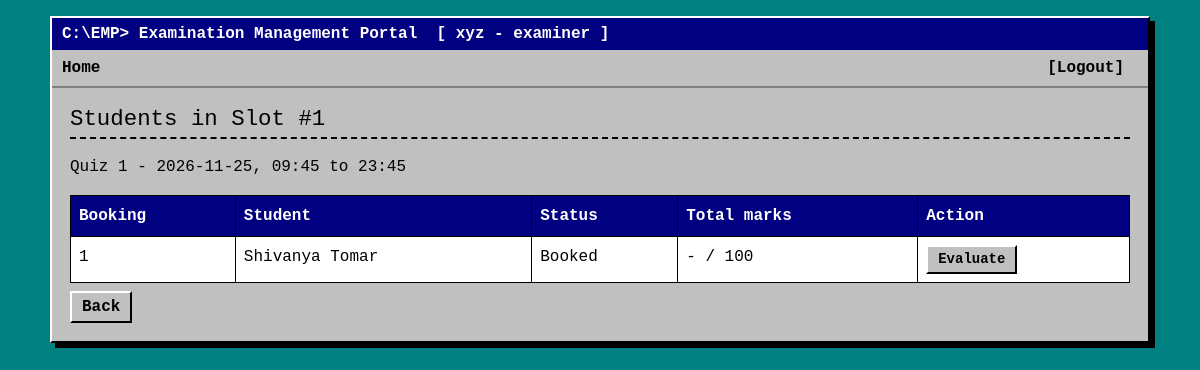
The page /examiner/slot/1 (signed in) on the database its author committed.
### models.py (models this page shows, shortened)
class Slot(db.Model):
    id = db.Column(db.Integer, primary_key=True)
    exam_id = db.Column(db.Integer, db.ForeignKey("exam.id"), nullable=False)
    examiner_id = db.Column(db.Integer, db.ForeignKey("user.id"), nullable=False)
    slot_date = db.Column(db.Date, nullable=False)
    start_time = db.Column(db.String(5), nullable=False)      # hour:min
    end_time = db.Column(db.String(5), nullable=False)
    capacity = db.Column(db.Integer, nullable=False)
    status = db.Column(db.String(20), default="Available")
    exam = db.relationship("Exam", backref="slots")
    examiner = db.relationship("User")

class Exam(db.Model):
    id = db.Column(db.Integer, primary_key=True)
    course_id = db.Column(db.Integer, db.ForeignKey("course.id"), nullable=False)
    examiner_id = db.Column(db.Integer, db.ForeignKey("user.id"))
    name = db.Column(db.String(100), nullable=False)
    exam_type = db.Column(db.String(30), nullable=False)
    duration = db.Column(db.Integer, nullable=False)
    max_marks = db.Column(db.Integer, nullable=False)
    slot_start = db.Column(db.Date, nullable=False)
    slot_end = db.Column(db.Date, nullable=False)
    book_start = db.Column(db.Date, nullable=False)
    book_end = db.Column(db.Date, nullable=False)
    status = db.Column(db.String(20), default="Draft")
    course = db.relationship("Course", backref="exams")
    examiner = db.relationship("User")

class Booking(db.Model):
    id = db.Column(db.Integer, primary_key=True)
    student_id = db.Column(db.Integer, db.ForeignKey("user.id"), nullable=False)
    slot_id = db.Column(db.Integer, db.ForeignKey("slot.id"), nullable=False)
    exam_id = db.Column(db.Integer, db.ForeignKey("exam.id"), nullable=False)
    booking_date = db.Column(db.Date, default=date.today)
    status = db.Column(db.String(20), default="Booked")       # Booked / Cancelled / Completed
    total = db.Column(db.Float)
    remarks = db.Column(db.String(500))
    student = db.relationship("User")
    slot = db.relationship("Slot", backref="bookings")
    exam = db.relationship("Exam")

class User(db.Model):
    id = db.Column(db.Integer, primary_key=True)
    email = db.Column(db.String(100), unique=True, nullable=False)
    password = db.Column(db.String(200), nullable=False)
    name = db.Column(db.String(100), nullable=False)
    phone = db.Column(db.String(20))
    department = db.Column(db.String(100))
    role = db.Column(db.String(20), nullable=False)
    status = db.Column(db.String(20), default="Active") # for examiners it will tel Pending/Approved/Deactivated

### routes/examiner.py (the view)
@examiner.route("/slot/<int:id>")
@login_required("examiner")
def slot_students(id):
    slot = db.get_or_404(Slot, id)
    if slot.examiner_id != me():
        abort(403)
    return render_template("examiner/slot_students.html", slot=slot)

### app.py (called while the page is built)
@app.context_processor
def inject_user():
    return {"role": session.get("role"), "user_name": session.get("name")}

### helpers.py (called while the page is built)
def login_required(role):
    def decorator(page):
        @wraps(page)
        def wrapper(*args, **kwargs):
            if session.get("role") != role:
                flash("Please log in with the correct account.")
                return redirect(url_for("auth.login"))
            return page(*args, **kwargs)
        return wrapper
    return decorator

### routes/examiner.py (called while the page is built)
def me():
    return session["user_id"]

### templates/examiner/slot_students.html
{% extends "base.html" %}
{% block content %}
<h2>Students in Slot #{{ slot.id }}</h2>
<p>{{ slot.exam.name }} - {{ slot.slot_date }}, {{ slot.start_time }} to {{ slot.end_time }}</p>
<table class="table table-bordered">
  <tr><th>Booking</th><th>Student</th><th>Status</th><th>Total marks</th><th>Action</th></tr>
  {% for b in slot.bookings %}
  <tr>
    <td>{{ b.id }}</td><td>{{ b.student.name }}</td><td>{{ b.status }}</td>
    <td>{{ b.total if b.total is not none else '-' }} / {{ slot.exam.max_marks }}</td>
    <td>
      {% if b.status != 'Cancelled' %}
      <a class="btn btn-sm" href="{{ url_for('examiner.evaluate', id=b.id) }}">{{ 'Re-evaluate' if b.status == 'Completed' else 'Evaluate' }}</a>
      {% endif %}
    </td>
  </tr>
  {% else %}
  <tr><td colspan="5">No students have booked this slot.</td></tr>
  {% endfor %}
</table>
<a class="btn" href="{{ url_for('examiner.dashboard') }}">Back</a>
{% endblock %}

### static/style.css (style rules this page uses)
html { background: #008080; color-scheme: only light; }
body { background: #008080; min-height: 100vh; font-family: "Courier New", Courier, monospace; color: #000; padding: 16px; }
h2 { font-size: 1.4rem; border-bottom: 2px dashed #000; padding-bottom: 4px; margin-bottom: 16px; }
a { color: #0000ee; }
.btn { background: #c0c0c0; color: #000; border: 2px solid; border-color: #fff #000 #000 #fff; border-radius: 0; font-family: inherit; font-weight: bold; padding: 2px 10px; }
.table { background: #fff; border-color: #000; margin-bottom: 8px; }
.table th { background: #000080; color: #fff; }

### rows shown on the page
Slot: id "1", slot_date "2026-11-25", start_time "09:45", end_time "23:45"
Exam: exam.name "Quiz 1", exam.max_marks "100"
Booking: id "1", student.name "Shivanya Tomar", status "Booked", total "-", status "Evaluate"

### other values the page prints
{{ user_name }} "xyz"
{{ role }} "examiner"
